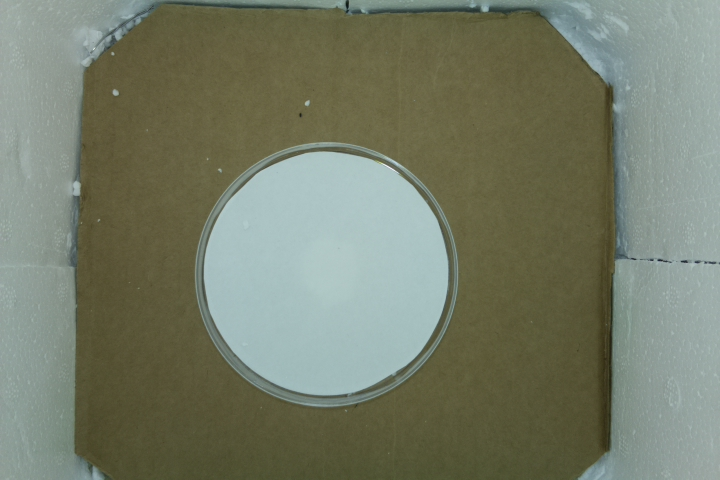
#> input picture sample_p_dish_images/one pair/picture0.jpg, 720 x 480 px, given in place of four_empty_dishes.png, which was not available
$ python find_colonies.py   (older library calls are emulated)
#> lines starting #> are read from the running program, lines starting #| are printed output that depends on the picture; pictures that were not available may be replaced by others from this repository, and a replacement may not be noted
import cv2 as cv
import numpy as np

def resize_image(image, scale_factor):
    width = int(image.shape[1] * scale_factor)
    height = int(image.shape[0] * scale_factor)
    dim = (width, height)
    resized = cv.resize(image, dim, interpolation = cv.INTER_AREA)
    return resized


def image_subtraction_approach(empty_dish, full_dish):
    # updated 29/03/2019
    if (empty_dish is None) or (full_dish is None):
        return 0

    scale_factor = 1.3# 0.25 # this is the scale to which images are resized for screen display

    # get subtraction image
    sub_result = cv.subtract(empty_dish, full_dish)
    display_image = np.hstack((empty_dish, full_dish, sub_result))

    # convert to grayscale, threshold & erode image
    binary_threshold = 100
    sub_result = cv.cvtColor(sub_result, cv.COLOR_BGR2GRAY)
    ret, thresholded = cv.threshold(sub_result, binary_threshold, 255, 0)

    kernel = np.ones((5,5),np.uint8)
    thresholded = cv.erode(thresholded, kernel)
    thresholded = cv.dilate(thresholded, kernel)


    # get image contours
    # updated 29/03/2019
    # the correct way to call this function depends on the version of opencv run
    ret, contours, hierarchy = cv.findContours(thresholded, cv.RETR_EXTERNAL, cv.CHAIN_APPROX_SIMPLE)
    # contours, hierarchy = cv.findContours(thresholded, cv.RETR_EXTERNAL, cv.CHAIN_APPROX_SIMPLE)

    # analyse each contour region
    # & remove any contours which don't represent a bacteria colony
    new_contours = []
    result_image = full_dish.copy()

    for c in contours:
        mask = np.zeros(thresholded.shape,np.uint8)
        cv.drawContours(mask,[c],0,255,-1)
        mean_pixel_val = cv.mean(thresholded, mask=mask)
        # mean val shows whether the region is a colony, or a hole in a detected colony
        # holes will be dark, whereas colonies will be light

        if int(mean_pixel_val[0]) > 200: # region is a colony, not just a hole
            new_contours.append(c)

            # analyse contour shape, to separate overlapping contours
            hull = cv.convexHull(c)
            area = cv.contourArea(c)
            hull_area = cv.contourArea(hull)
            solidity = float(area)/hull_area
            print(solidity)
            if solidity < 0.9:
                new_contours.remove(c)
                x,y,w,h = cv.boundingRect(c)
                roi = thresholded[y:y+h,x:x+w]
                cv.rectangle(result_image,(x,y),(x+w,y+h),(0,0,255),2)
                contours_2, hierarchy = cv.findContours(roi, cv.RETR_EXTERNAL, cv.CHAIN_APPROX_SIMPLE)
                while len(contours_2) == 1:
                    kernel = np.ones((5,5),np.uint8)
                    roi = cv.erode(roi, kernel)
                    cv.imshow('eroded image', roi)
                    contours_2, hierarchy = cv.findContours(roi, cv.RETR_EXTERNAL, cv.CHAIN_APPROX_SIMPLE)
                for cnt in contours_2:
                    new_contours.append(cnt)
            # cv.drawContours(result_image, [hull], 0, (0,255,0))


    mean_val = []
    for cnt in new_contours:
        mask = np.zeros(thresholded.shape,np.uint8)
        cv.drawContours(mask,[cnt],0,255,-1)
        mean_val.append(cv.mean(full_dish, mask=mask))

	#red, blue, yellow, gray (in bgr format)
    red_lower = [0,0,112]
    red_upper = [201,209,255]
    blue_lower = [102,0,0]
    blue_upper = [255,227,175]
    red_count = 0
    blue_count = 0
    other_count = 0
    for i in mean_val:
        if i[0] > red_lower[0] and i[0] <= red_upper[0] and i[1] > red_lower[1] and i[1]<= red_upper[1] and i[2] > red_lower[2] and i[2] <= red_upper[2]:
            red_count+=1
        elif i[0] > blue_lower[0] and i[0] <= blue_upper[0] and i[1] > blue_lower[1] and i[1]<= blue_upper[1] and i[2] > blue_lower[2] and i[2] <= blue_upper[2]:
            blue_count+=1
        else:
            other_count+=1

    colour_count = []
    colour_count.append(red_count)
    colour_count.append(blue_count)
    colour_count.append(other_count)
    print("colours",colour_count)

    # create contour images
    cv.drawContours(result_image, new_contours, -1, (0,0,255), 1)

    # print results
    count = len(new_contours)
    print (count, "colonies found")
    print (len(contours)-count, "false posatives disregarded")

    # add text & show images
    thresholded = resize_image(thresholded, scale_factor)
    cv.imshow("thresholded",thresholded)

    result_image = resize_image(result_image, scale_factor)
    cv.putText(result_image, str(count), (10,30), cv.FONT_HERSHEY_SIMPLEX, 0.8, (0,0,255))
    cv.imshow("result_image",result_image)

    cv.waitKey(0)
    cv.destroyAllWindows()

    both_counts = [count, colour_count]

    return both_counts


''' read image (containing one petri dish) display &
return cropped image with masked out background'''
def get_cropped_image(input_image):
    cropped_image = None

    ''' 1. FIND DISH '''
    # smooth image & convert to grayscale
    smoothed = cv.medianBlur(input_image,5)
    gray = cv.cvtColor(smoothed, cv.COLOR_BGR2GRAY)

    # apply hough algorithm to locate dish
    circles = cv.HoughCircles(gray,cv.HOUGH_GRADIENT,1,100)

    # updated 29/03/2019
    # one and only one dish found
    if (circles is not None)  and (len(circles)==1):
        circles = np.round(circles[0, :]).astype("int")
        (x, y, r) = circles[0]

        ''' 2. CREATE & APPLY MASK '''
        mask = np.zeros(input_image.shape, np.uint8) # initialise image
        cv.circle(mask, (x, y), int(r/2), (255,255,255), r+1) # draw circle into mask
        masked_image = cv.bitwise_and(input_image, mask)

        ''' 3. CROP IMAGE '''
        cropped_image = masked_image[(y-r):(y+r), (x-r):(x+r)]

    return cropped_image


def split_image(image):
    height, width = image.shape[:2]

    # Top left
    start_row, start_col = int(0), int(0)
    end_row, end_col = int(height * .5), int(width* .5)
    top_left = image[start_row:end_row , start_col:end_col]

    # Top right
    start_row, start_col = int(0), int(width * .45)
    end_row, end_col = int(height * .55), int(width)
    top_right = image[start_row:end_row , start_col:end_col]

    # Bottom left
    start_row, start_col = int(height * .5), int(0)
    end_row, end_col = int(height), int(width* .5)
    bottom_left = image[start_row:end_row , start_col:end_col]

    # bottom right
    start_row, start_col = int(height * .5), int(width * .5)
    end_row, end_col = int(height), int(width)
    bottom_right = image[start_row:end_row , start_col:end_col]

    top_left.size
    top_right.size
    bottom_left.size
    bottom_right.size

    images = [top_left,top_right,bottom_left,bottom_right]

    return images


def main():
   # empty_filename = '../sample_p_dish_images/one pair/picture0.jpg'
   # full_filename = '../sample_p_dish_images/one pair/picture1.jpg'
    empty_filename = '../sample_p_dish_images/colony_growth_stage_0.jpg'
    full_filename = '../sample_p_dish_images/colony_growth_stage_2.jpg'
    empty_filename = '../sample_p_dish_images/four_empty_dishes.png'
    full_filename = '../sample_p_dish_images/four_full_dishes.png'

    # updated 29/03/2019
    empty_image = cv.imread(empty_filename)
#> empty_image is the input picture: shape (480, 720, 3); mean B, G, R 104.8, 124.1, 117.6
    full_image = cv.imread(full_filename)
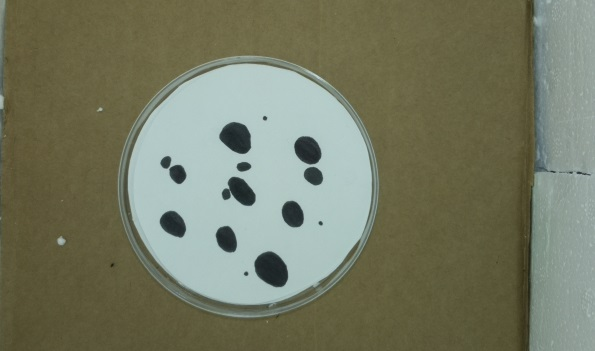
#> input picture sample_p_dish_images/one pair/picture1.jpg, 595 x 351 px, given in place of four_full_dishes.png, which was not available
#> full_image is the input picture: shape (351, 595, 3); mean B, G, R 98.9, 121, 117.3
    assert (empty_image is not None) and (full_image is not None)

    split_empty_image = split_image(empty_image)
#> in split_image, `bottom_right = image[start_row:end_row , start_col:end_col]`:
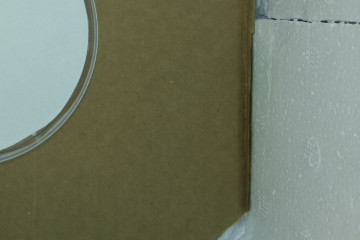
#> bottom_right: shape (240, 360, 3); mean B, G, R 102.4, 121.5, 114.2
#> split_empty_image = 4 items
    split_full_image = split_image(full_image)
#> in split_image (call 2), `top_left = image[start_row:end_row , start_col:end_col]`:
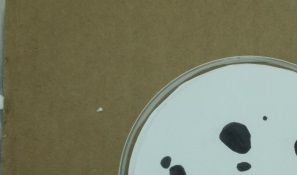
#> top_left: shape (175, 297, 3); mean B, G, R 104.8, 127.8, 124.8
#> in split_image (call 2), `bottom_left = image[start_row:end_row , start_col:end_col]`:
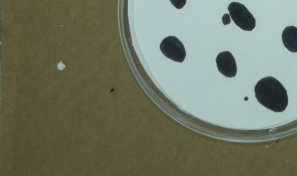
#> bottom_left: shape (176, 297, 3); mean B, G, R 100.6, 119.7, 114.6
#> in split_image (call 2), `bottom_right = image[start_row:end_row , start_col:end_col]`:
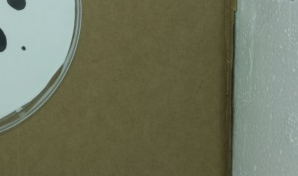
#> bottom_right: shape (176, 298, 3); mean B, G, R 95.2, 117.5, 113.1
#> split_full_image = 4 items

    zip_image = zip(split_empty_image,split_full_image)
    colony_count = []

    iteration_number = 0
    for i,j in zip_image:
        print ('iteration_number:', iteration_number)

        cv.imshow("quarter image",j)
        cv.waitKey(0)

        assert (i is not None) and (j is not None)
        empty_cropped = get_cropped_image(i)
        full_cropped = get_cropped_image(j)

        # updated 29/03/2019
        # scale images to match
        if (empty_cropped is not None) and (full_cropped is not None):
            if empty_cropped.shape[0] != full_cropped.shape[0]: # images are different sizes
                scale_factor = full_cropped.shape[0]/empty_cropped.shape[0]
                empty_cropped = resize_image(empty_cropped, scale_factor)

        colony_count.append( image_subtraction_approach(empty_cropped, full_cropped) )
#> this loop made 4 passes
#| iteration_number: 0
#| iteration_number: 0
#| iteration_number: 0
#| iteration_number: 0
#> pass 1, in get_cropped_image, `gray = cv.cvtColor(smoothed, cv.COLOR_BGR2GRAY)`:
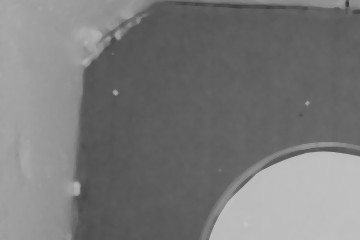
#> gray: shape (240, 360); min 58, max 194, mean 121
#> pass 1, in get_cropped_image (call 2), `gray = cv.cvtColor(smoothed, cv.COLOR_BGR2GRAY)`:
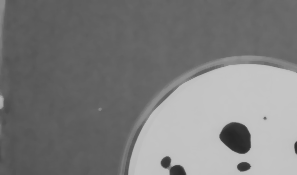
#> gray: shape (175, 297); min 37, max 198, mean 124.3
#> after the loop, colony_count = [0, 0, 0, 0]

    print(colony_count)
#| [0, 0, 0, 0]


if __name__ == '__main__':
    main()
